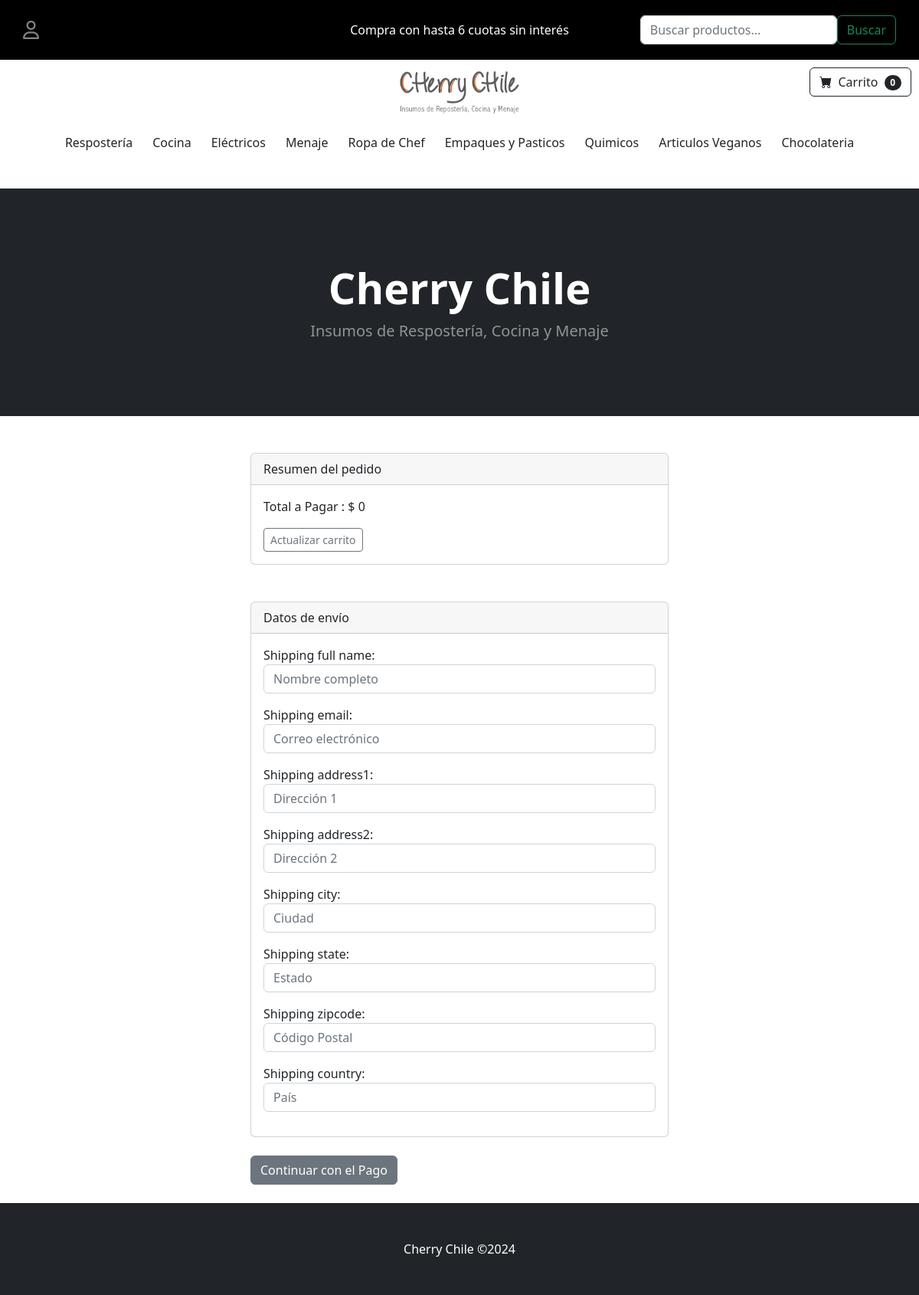
The page /payment_checkout/ on the database its author committed.
### store/models.py (models this page shows, shortened)
class Category(models.Model):
    name = models.CharField(max_length=30, verbose_name="Nombre de la Categoría")
    class Meta:
        verbose_name = 'categoría'
        verbose_name_plural = 'categorías'

### payment/views.py (the view)
# urls.py: path('payment_checkout/', views.payment_checkout, name='payment_checkout'),
def payment_checkout(request):
    cart = Cart(request)
    cart_products = cart.get_prods()
    quantities = cart.get_quants()
    totals = cart.cart_total()
    if request.user.is_authenticated:
        shipping_user, created = ShippingAddress.objects.get_or_create(user=request.user)
        shipping_form = ShippingForm(request.POST or None, instance=shipping_user)
    else:
        shipping_form = ShippingForm(request.POST or None)
    if request.method == 'POST':
        if shipping_form.is_valid():
            shipping_form.save()
            return redirect('payment_success')
    return render(request, "payment/payment_checkout.html", {
        'cart_products': cart_products,
        'quantities': quantities,
        'totals': totals,
        'shipping_form': shipping_form
    })

### cart/cart.py (called while the page is built, shortened)
    def cart_total(self):
        product_ids = self.cart.keys()
        products = Product.objects.filter(id__in=product_ids)
        quantities = self.cart
        total = 0
        return total

    def __len__(self):
        return len(self.cart)

    def get_prods(self):
        product_ids = self.cart.keys()
        products = Product.objects.filter(id__in=product_ids)
        return products

    def get_quants(self):
        quantities = self.cart
        return quantities

### cart/context_processors.py (called while the page is built)
def cart(request):
    return {'cart': Cart(request)}

### store/context_processors.py (called while the page is built)
def categories_processor(request):
    categories = Category.objects.all()
    return {'categories': categories}

### payment/templates/payment/payment_checkout.html (shortened to what this page needs)
{% extends 'base/base.html' %}
{% block content %}
<section class="container">
    <br>
    <br>
    <div class="row">
        <div class="col-md-6 offset-md-3">
            <div class="card">
                <div class="card-header">
                    Resumen del pedido
                </div>
                <div class="card-body">
                    <p class="card-text">
                        Total a Pagar : $ {{ totals }}
                    </p>
                    <a href="{% url 'cart_summary' %}" class="btn btn-sm btn-outline-secondary">Actualizar carrito</a>
                </div>
            </div>
            <br>
            <br>
            <div class="card">
                <div class="card-header">
                    Datos de envío
                </div>
                <div class="card-body">
                        {{ shipping_form.as_p }}
                </div>
            </div>
            <br>
            <a href="#" class="btn btn-secondary">Continuar con el Pago</a>
            <br>
            <br>
    </div>
    <br>
    <br>
</section>
{% endblock %}

### base/templates/base/base.html (shortened to what this page needs)
{% load static %}
<!DOCTYPE html>
<html lang="es">
<head>
    <link rel="stylesheet" href="https://cdnjs.cloudflare.com/ajax/libs/font-awesome/6.5.1/css/all.min.css">
    <link href="https://stackpath.bootstrapcdn.com/bootstrap/5.3.0/css/bootstrap.min.css" rel="stylesheet">
    <link href="https://cdn.jsdelivr.net/npm/bootstrap-icons@1.5.0/font/bootstrap-icons.css" rel="stylesheet" />
    <link href="{% static 'base/css/styles.css' %}" rel="stylesheet" />
    <link href="{% static 'base/css/base.css' %}" rel="stylesheet" />
</head>
<body>
 <div class="top-banner">
    <div class="top-banner-content">
        <div class="auth-links">
            {% if user.is_authenticated %}
                <div class="dropdown">
                    <a href="#" class="logout-button dropdown-toggle" id="userDropdown" data-bs-toggle="dropdown" aria-haspopup="true" aria-expanded="false">
                        <i class="fa-regular fa-user"></i>
                    </a>
                    <div class="dropdown-menu dropdown-menu-right menu-header" aria-labelledby="userDropdown">
                        <a class="dropdown-item" href="{% url 'update_user' %}">Actualizar Usuario</a>
                        <a class="dropdown-item" href="{% url 'update_info' %}">Actualizar Información</a>
                        <div class="dropdown-divider"></div>
                        <a class="dropdown-item" href="{% url 'logout' %}"><i class="fas fa-sign-out-alt"></i> Salir</a>
                    </div>
                </div>
            {% else %}
                <a href="{% url 'login' %}" class="login-button">
                    <i class="fa-regular fa-user"></i>
                </a>
            {% endif %}
        </div>
        <form class="form-inline" method="POST" action="{% url 'search' %}">
            <input class="form-control mr-sm-2" type="text" name="searched" placeholder="Buscar productos..." aria-label="Buscar">
            <button class="btn btn-outline-success my-2 my-sm-0" type="submit">Buscar</button>
        </form>
    </div>
    <div class="banner-text">
        Compra con hasta 6 cuotas sin interés
    </div>
</div>
    <nav class="custom-navbar navbar navbar-expand-lg">
        <div class="navbar-content d-flex align-items-center justify-content-between w-100">
            <div class="logo-form-container d-flex align-items-center">
                <a href="{% url 'home' %}" class="custom-logo">
                    <img src="{% static 'base/img/IconoCherry.png' %}" alt="Logo de Mi Empresa">
                </a>
            </div>
            <div class="form-container d-flex align-items-center">
                <form>
                    <a href="{% url 'cart_summary' %}" class="btn btn-outline-dark">
                        <i class="bi-cart-fill me-1"></i>
                        Carrito
                        <span class="badge bg-dark text-white ms-1 rounded-pill" id="cart_quantity">{{ cart|length }}</span>
                    </a>
                </form>
            </div>
        </div>
        <div class="collapse navbar-collapse" id="navbarSupportedContent">
            <div class="nav-links-container">
                <ul class="nav-links navbar-nav">
                    {% for category in categories %}
                        <li class="nav-item dropdown">
                            <a class="nav-link" href="#" id="navbarDropdown{{ category.id }}" role="button" data-bs-toggle="dropdown" aria-expanded="false">
                                {{ category.name }}
                            </a>
                        </li>
                    {% endfor %}
                </ul>
            </div>
        </div>
    </nav>
    <header class="bg-dark py-5 header-content">
        <div class="container px-4 px-lg-5 my-5">
            <div class="text-center text-white">
                <h1 class="display-4 fw-bolder">Cherry Chile</h1>
                <p class="lead fw-normal text-white-50 mb-0">Insumos de Respostería, Cocina y Menaje</p>
            </div>
        </div>
    </header>
    {% block content %}
    {% endblock content %}
    <footer class="py-5 bg-dark">
        <div class="container"><p class="m-0 text-center text-white">Cherry Chile <span>&copy</span><span id="current-year"></span></p></div>
    </footer>
</body>
</html>

### base/static/base/css/base.css (style rules this page uses)
.top-banner { background-color: #000; color: #fff; padding: 20px 30px; font-size: 16px; display: flex; align-items: center; position: relative; min-height: 50px; }
.top-banner .top-banner-content { display: flex; width: 100%; justify-content: space-between; align-items: center; position: relative; }
.top-banner .auth-links { display: flex; align-items: center; margin-right: 20px; }
.top-banner .auth-links i { font-size: 24px; margin-right: 5px; }
.top-banner .banner-text { text-align: center; position: absolute; left: 50%; transform: translateX(-50%); }
.top-banner a { color: #848484; text-decoration: none; }
.top-banner .login-button, .top-banner .logout-button, .top-banner .register-button { display: flex; align-items: center; }
.form-inline { display: flex; align-items: center; margin-left: 10px; }
.custom-navbar { display: flex; flex-direction: column; padding: 10px; }
.navbar-content { display: flex; align-items: center; width: 100%; position: relative; }
.logo-form-container { display: flex; align-items: center; position: absolute; left: 50%; transform: translateX(-50%); margin-top: 40px; margin-bottom: 20px; }
.custom-logo { display: flex; align-items: center; }
.custom-logo img { max-height: 70px; width: auto; }
.form-container { display: flex; align-items: center; margin-left: auto; }
.nav-links-container { width: 100%; display: flex; justify-content: center; margin-top: 40px; }
.nav-links { display: flex; padding: 0; margin: 0; list-style: none; }
.nav-links li { margin: 0 5px; }
.nav-links a { text-decoration: none; color: inherit; }
.header-content { margin-top: 30px; }

### rows shown on the page
Category: name "Respostería"
Category: name "Cocina"
Category: name "Eléctricos"
Category: name "Menaje"
Category: name "Ropa de Chef"
Category: name "Empaques y Pasticos"
Category: name "Quimicos"
Category: name "Articulos Veganos"
Category: name "Chocolateria"

### other values the page prints
{{ cart|length }} "0"
{{ totals }} "0"
